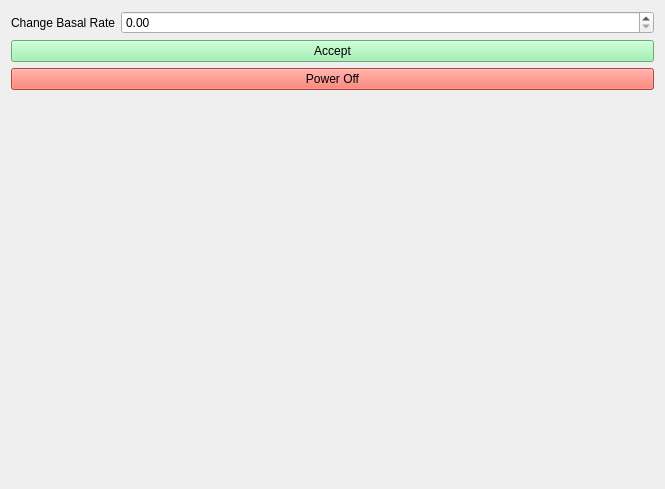
<?xml version="1.0" encoding="UTF-8"?>
<ui version="4.0">
 <class>OptionsWindow</class>
 <widget class="QWidget" name="OptionsWindow">
  <property name="geometry">
   <rect>
    <x>0</x>
    <y>0</y>
    <width>665</width>
    <height>489</height>
   </rect>
  </property>
  <property name="windowTitle">
   <string>Dialog</string>
  </property>
  <layout class="QFormLayout" name="formLayout">
   <item row="1" column="0">
    <widget class="QLabel" name="basalRateLabel">
     <property name="text">
      <string>Change Basal Rate</string>
     </property>
    </widget>
   </item>
   <item row="1" column="1">
    <widget class="QDoubleSpinBox" name="basalRate"/>
   </item>
   <item row="2" column="0" colspan="2">
    <widget class="QPushButton" name="acceptButton">
     <property name="styleSheet">
      <string notr="true">background-color: rgb(143, 240, 164);</string>
     </property>
     <property name="text">
      <string>Accept</string>
     </property>
    </widget>
   </item>
   <item row="3" column="0" colspan="2">
    <widget class="QPushButton" name="pushButton">
     <property name="styleSheet">
      <string notr="true">background-color: rgb(246, 97, 81);</string>
     </property>
     <property name="text">
      <string>Power Off</string>
     </property>
    </widget>
   </item>
  </layout>
 </widget>
 <resources/>
 <connections/>
</ui>
